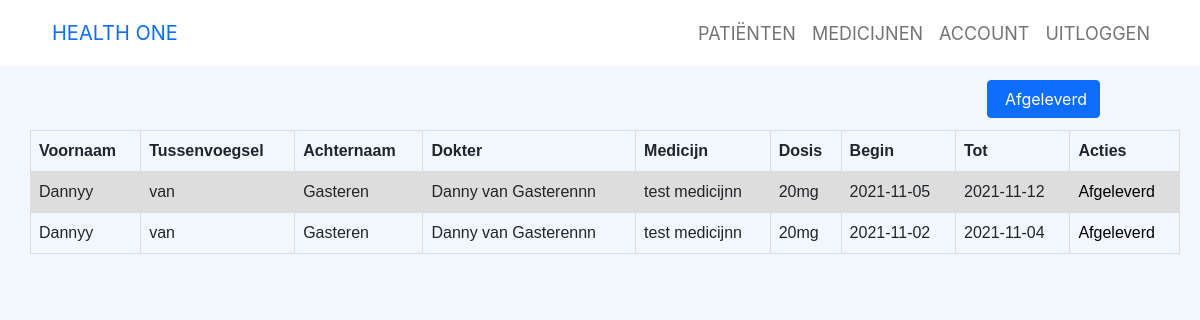
Screenshot of /php-code/Apotheek/voorgeschreven.php (signed in) with the database file from the repository.
### tables this page shows
CREATE TABLE `patient_has_medicijnen` (
  `id` int(11) NOT NULL,
  `Patient_idPatient` int(11) NOT NULL,
  `Medicijnen_idMedicijnen` int(11) NOT NULL,
  `Dosis` varchar(45) NOT NULL,
  `Duur` date NOT NULL,
  `Duur_tot` date NOT NULL,
  `afgeleverd` tinyint(1) NOT NULL DEFAULT '0'
);

CREATE TABLE `patient` (
  `idPatient` int(11) NOT NULL,
  `Zilverenkruisnummer` varchar(11) NOT NULL,
  `Voornaam` varchar(45) NOT NULL,
  `Tussenvoegsel` varchar(45) DEFAULT NULL,
  `Achternaam` varchar(45) NOT NULL,
  `Geboortedatum` date NOT NULL,
  `Email_Patient` varchar(255) NOT NULL,
  `Telefoonnummer` varchar(255) NOT NULL,
  `Bezonderheden` varchar(255) DEFAULT NULL,
  `Arts_idArts` int(11) NOT NULL,
  `Apotheek_idApotheek` int(11) NOT NULL
);

CREATE TABLE `gebruikers` (
  `idGebruiker` int(11) NOT NULL,
  `Naam_Gebruiker` varchar(45) NOT NULL,
  `Address` varchar(255) NOT NULL,
  `Stad` varchar(255) DEFAULT NULL,
  `Email` varchar(255) NOT NULL,
  `wachtwoord` varchar(255) DEFAULT NULL,
  `Telefoonnummer` varchar(255) NOT NULL,
  `role` int(11) NOT NULL
);

CREATE TABLE `medicijnen` (
  `idMedicijnen` int(11) NOT NULL,
  `Naam_Medicijn` varchar(255) NOT NULL
);

### php-code/Apotheek/voorgeschreven-functie.php (the view, shortened to what this page needs)
<?php
function voorgeschrevenLatenZien(){
    $con = new connection();
    $pdo = $con->make();
    $sql = 'SELECT p.Voornaam, p.Tussenvoegsel, p.Achternaam, pm.id, G1.Naam_Gebruiker AS Appotheker, G2.Naam_Gebruiker AS Naam_arts,G2.Telefoonnummer, Dosis AS D, Duur, Duur_tot, afgeleverd, Naam_Medicijn FROM patient_has_medicijnen pm
    INNER JOIN patient p ON p.idPatient = pm.Patient_idPatient
    INNER JOIN gebruikers G1 ON G1.idGebruiker = p.Apotheek_idApotheek
    INNER JOIN gebruikers G2 ON G2.idGebruiker = p.Arts_idArts
    INNER JOIN medicijnen m ON m.idMedicijnen = pm.Medicijnen_idMedicijnen where afgeleverd = 0;';
    $statement = $pdo->query($sql);
    $patienten = $statement->fetchAll(PDO::FETCH_ASSOC);
    if ($patienten) {
        echo "<table>
            <tr>
              <th>Voornaam</th>
              <th>Tussenvoegsel</th>
              <th>Achternaam</th>
              <th>Dokter</th>
              <th>Medicijn</th>
              <th>Dosis</th>
              <th>Begin</th>
              <th>Tot</th>
              <th>Acties</th>
            </tr>";
        foreach ($patienten as $patient) {
            echo "<tr>
            <td>".$patient['Voornaam']."</td>
            <td>".$patient['Tussenvoegsel']."</td>
            <td>".$patient['Achternaam']."</td>
            <td>".$patient['Naam_arts']."</td>
            <td>".$patient['Naam_Medicijn']."</td>
            <td>".$patient['D']."</td>
            <td>".$patient['Duur']."</td>
            <td>".$patient['Duur_tot']."</td>";
            echo "<td> <a href='afgeleverd.php?id=".$patient['id']."'>Afgeleverd</a> </td>";
        }
        echo "</table>";
    }
}
?>

### styles/style.css (style rules this page uses)
body { margin: 0; background-color: #f1f7fc; font-family: -apple-system, BlinkMacSystemFont, 'Segoe UI', Roboto, Oxygen, Ubuntu, Cantarell, 'Open Sans', 'Helvetica Neue', sans-serif; }
a { color: black; text-decoration: none; }
table { font-family: arial, sans-serif; border-collapse: collapse; width: 100%; }
td, th { border: 1px solid #dddddd; text-align: left; padding: 8px; }
tr:nth-child(even) { background-color: #dddddd; }

### rows the page displays
patient_has_medicijnen: Patient_idPatient.Voornaam "Dannyy", Patient_idPatient.Tussenvoegsel "van", Patient_idPatient.Achternaam "Gasteren", gebruikers.Naam_Gebruiker "Danny van Gasterennn", Medicijnen_idMedicijnen.Naam_Medicijn "test medicijnn", Dosis "20mg", Duur "2021-11-05", Duur_tot "2021-11-12"
patient_has_medicijnen: Patient_idPatient.Voornaam "Dannyy", Patient_idPatient.Tussenvoegsel "van", Patient_idPatient.Achternaam "Gasteren", gebruikers.Naam_Gebruiker "Danny van Gasterennn", Medicijnen_idMedicijnen.Naam_Medicijn "test medicijnn", Dosis "20mg", Duur "2021-11-02", Duur_tot "2021-11-04"
